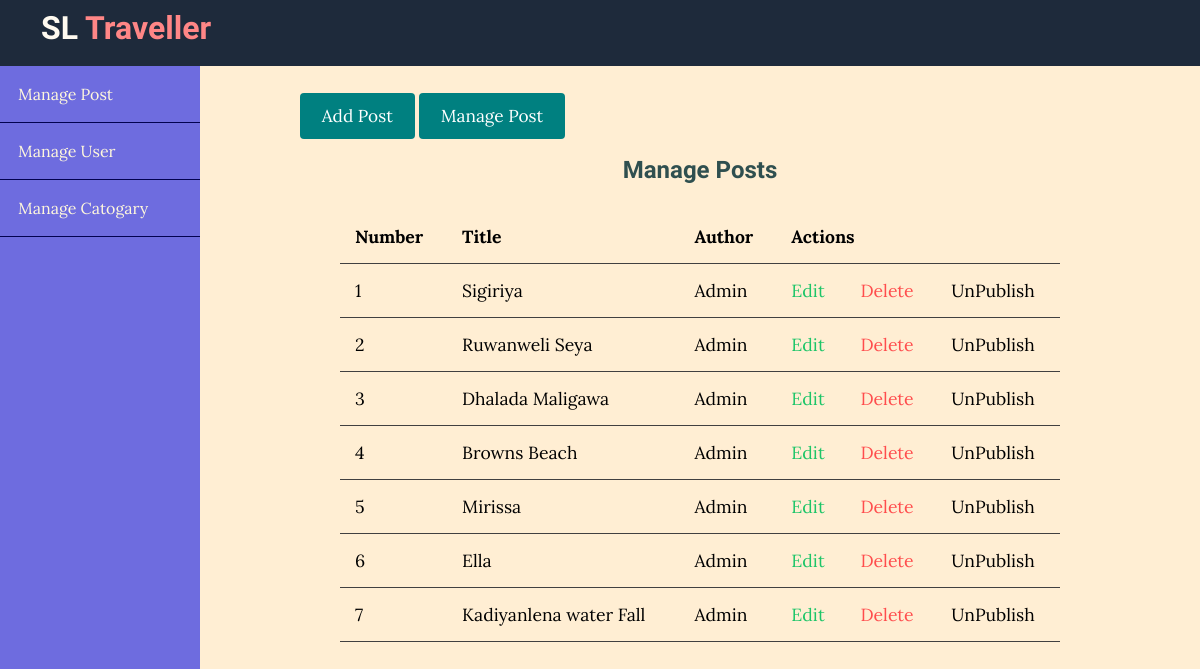
/admin/posts/index.php, run on the app's committed database.
### tables this page shows
CREATE TABLE `posts` (
  `id` int(11) NOT NULL,
  `user_id` int(11) NOT NULL,
  `topic_id` int(11) DEFAULT NULL,
  `title` varchar(255) NOT NULL,
  `image` varchar(255) NOT NULL,
  `body` text NOT NULL,
  `published` tinyint(4) NOT NULL,
  `created_at` datetime NOT NULL DEFAULT current_timestamp()
);

### app/database/db.php (called while the page is built, shortened)
<?php
require('connect.php');
    function selectAll($table, $conditions =[])
    {
        global $conn;
        $sql=" SELECT * FROM $table";
        if(empty($conditions))
        {
            $stmt= $conn->prepare($sql);
            $stmt->execute();
            $records =$stmt->get_result()->fetch_all(MYSQLI_ASSOC);
            return $records;
        }
    }
?>

### app/controllers/posts.php (called while the page is built, shortened)
<?php
include(ROOT_PATH . "/app/database/db.php");
$table = 'posts';
$posts  = selectAll($table);

### admin/posts/index.php (the view, shortened to what this page needs)
<?php include(ROOT_PATH . "/app/controllers/posts.php");
?>
<!DOCTYPE html>
<html lang="en">
<head>
    <link rel="stylesheet" href="../../assets/css/style.css">
    <link rel="stylesheet" href="../../assets/css/admin.css">
</head>
<body>
    <?php include("../../app/includes/adminHeader.php") ?>
    <div class="admin-wrapper">
        <?php include("../../app/includes/adminSidebar.php") ?>
        <div class="admin-content">
<div class="button-group">
    <a href="create.php" class="btn btn-big">Add Post</a>
    <a href="index.php" class="btn btn-big">Manage Post</a>
</div>
<div class="content">
    <h2 class="page-title">Manage Posts</h2>
    <table>
        <thead>
            <th>Number</th>
            <th>Title</th>
            <th>Author</th>
            <th colspan="3">Actions</th>
        </thead>
        <tbody>
        <?php foreach ($posts as $key => $post): ?>
            <tr>
                <td><?php echo $key + 1;  ?></td>
                <td><?php echo $post['title']  ?></td>
                <td>Admin</td>
                <td><a href="edit.php?id=<?php echo $post['id']; ?>" class="edit">Edit</a></td>
                <td><a href="edit.php?delete_id=<?php echo $post['id']; ?>" class="delete">Delete</a></td>
                <?php if($post['published']): ?>
                    <td><a href="edit.php?published=0&p_id=<?php echo $post['id'] ?>" class="unpublish">UnPublish</a></td>
                <?php else: ?>
                    <td><a href="edit.php?published=1&p_id=<?php echo $post['id'] ?>" class="publish">Post</a></td>
                <?php endif; ?>
            </tr>
        <?php endforeach; ?>
        </tbody>
    </table>
</div>
</div>
    </div>
</body>
</html>

### assets/css/style.css (style rules this page uses)
* { box-sizing: border-box; }
html,body { background: url('../../img/bg.jpg') no-repeat center center fixed; height: 100%; padding: 0px; margin:0px; background-size: cover; font-family: 'Lora',serif; }
h1,h2,h3,h4,h5,h6 { font-family: 'candal',serif; color: darkslategray; margin: 5px; }
a { text-decoration: none; color: inherit; }
.btn { padding: .5rem 1rem; background: teal; color: white; border: 1px solid transparent; border-radius: .25rem; font-size: 1.08em; font-family: 'Lora',serif ; }
.btn-big { padding: .7rem 1.3rem; line-height: 1.13rem; }
.content { width: 90%; margin: 30px auto 30px; }

### assets/css/admin.css (style rules this page uses)
html,body { background: rgb(255, 238, 211) !important; }
.admin-wrapper { display: flex; height: calc(100% - 66px); }
.admin-wrapper .admin-content { flex: 8; height: 100%; padding: 40px 100px 100px; overflow-y: scroll; }
.admin-content .page-title { text-align: center; margin-bottom: 1.6rem; }
table { width: 100%; border-collapse: collapse; font-size: 1.1rem; }
th, td { padding: 15px; text-align: left; border-bottom: 1px solid rgb(65, 64, 64); }
.edit { color: rgb(29, 197, 104); }
.delete { color: rgb(255, 77, 77); }

### data on the page
posts: title "Sigiriya"
posts: title "Ruwanweli Seya"
posts: title "Dhalada Maligawa"
posts: title "Browns Beach"
posts: title "Mirissa"
posts: title "Ella"
posts: title "Kadiyanlena water Fall"
